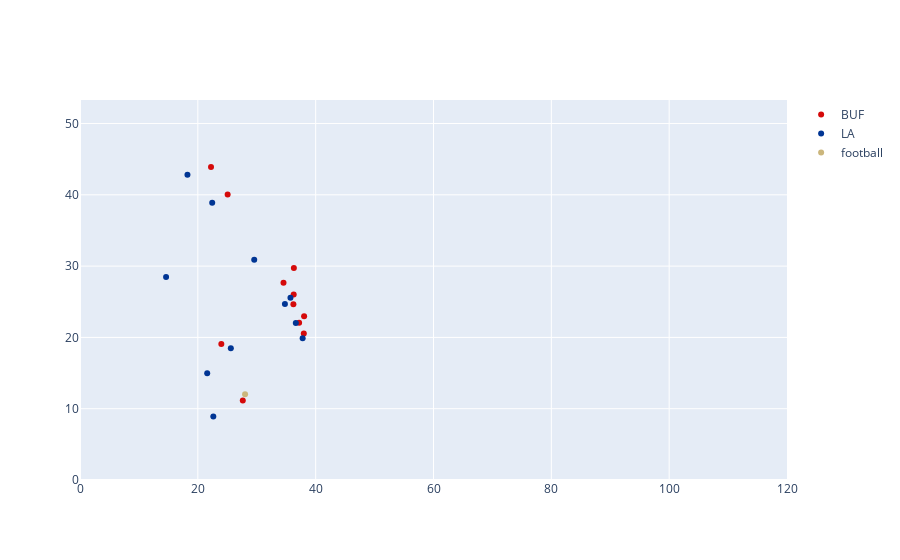

Source (notebook cell):
### Markdown cell above
# Simple Plotly graph

If all we want to do is plot out a simple frame for a play in plotly it is very straightforward. We can see the 22 players and the football but dont really have good context as to where they are on the field or what the other situational variables are like down, distance or time in the game. We also aretn making good use of the mouse over features in plotly since right now all they are showing is the x,y position of the player.

### Code cell
fig = go.Figure( layout_yaxis_range=[0,53.3], layout_xaxis_range=[0,120])

colors = {
            "BUF":'#D50A0A',
            "LA":'#003594',
            "football":'#CBB67C'
}

for team in focused_df.club.unique():
    plot_df = focused_df[(focused_df.club==team)&(focused_df.frameId==1)]
    fig.add_trace(go.Scatter(x=plot_df["x"], y=plot_df["y"],mode = 'markers',marker_color=colors[team],name=team))
fig.show()

### Figure 1 — Plotly figure (JSON) as saved in the notebook; plotly's stock layout.template omitted (floating-point values rounded to 4 significant figures)
{"data": [{"marker": {"color": "#D50A0A"}, "mode": "markers", "name": "BUF", "type": "scatter", "x": [37.19, 36.22, 27.63, 37.99, 25.06, 38.04, 36.3, 23.99, 36.27, 22.24, 34.54], "y": [22.05, 24.66, 11.16, 20.56, 40.04, 22.96, 29.73, 19.08, 26.02, 43.9, 27.65]}, {"marker": {"color": "#003594"}, "mode": "markers", "name": "LA", "type": "scatter", "x": [25.6, 36.63, 22.63, 22.44, 34.78, 21.59, 18.24, 35.72, 14.61, 29.57, 37.79], "y": [18.48, 22.03, 8.9, 38.88, 24.69, 14.97, 42.8, 25.58, 28.48, 30.91, 19.87]}, {"marker": {"color": "#CBB67C"}, "mode": "markers", "name": "football", "type": "scatter", "x": [28.02], "y": [12.04]}], "layout": {"xaxis": {"range": [0, 120]}, "yaxis": {"range": [0, 53.3]}}}
